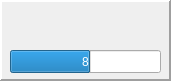
   <widget class="QFrame" name="frame">
    <property name="geometry">
     <rect>
      <x>390</x>
      <y>40</y>
      <width>171</width>
      <height>81</height>
     </rect>
    </property>
    <property name="frameShape">
     <enum>QFrame::Panel</enum>
    </property>
    <property name="frameShadow">
     <enum>QFrame::Raised</enum>
    </property>
    <property name="lineWidth">
     <number>2</number>
    </property>
    <widget class="QLabel" name="arcanecharge1">
     <property name="geometry">
      <rect>
       <x>10</x>
       <y>10</y>
       <width>32</width>
       <height>32</height>
      </rect>
     </property>
     <property name="text">
      <string/>
     </property>
     <property name="pixmap">
      <pixmap resource="res.qrc">:/arcaneCharge.png</pixmap>
     </property>
     <property name="scaledContents">
      <bool>true</bool>
     </property>
    </widget>
    <widget class="QLabel" name="arcanecharge2">
     <property name="geometry">
      <rect>
       <x>50</x>
       <y>10</y>
       <width>32</width>
       <height>32</height>
      </rect>
     </property>
     <property name="text">
      <string/>
     </property>
     <property name="pixmap">
      <pixmap resource="res.qrc">:/arcaneCharge.png</pixmap>
     </property>
     <property name="scaledContents">
      <bool>true</bool>
     </property>
    </widget>
    <widget class="QLabel" name="arcanecharge3">
     <property name="enabled">
      <bool>false</bool>
     </property>
     <property name="geometry">
      <rect>
       <x>90</x>
       <y>10</y>
       <width>32</width>
       <height>32</height>
      </rect>
     </property>
     <property name="text">
      <string/>
     </property>
     <property name="pixmap">
      <pixmap resource="res.qrc">:/arcaneCharge.png</pixmap>
     </property>
     <property name="scaledContents">
      <bool>true</bool>
     </property>
    </widget>
    <widget class="QLabel" name="arcanecharge4">
     <property name="geometry">
      <rect>
       <x>130</x>
       <y>10</y>
       <width>32</width>
       <height>32</height>
      </rect>
     </property>
     <property name="text">
      <string/>
     </property>
     <property name="pixmap">
      <pixmap resource="res.qrc">:/arcaneCharge.png</pixmap>
     </property>
     <property name="scaledContents">
      <bool>true</bool>
     </property>
    </widget>
    <widget class="QProgressBar" name="ac_progressBar">
     <property name="geometry">
      <rect>
       <x>10</x>
       <y>50</y>
       <width>151</width>
       <height>23</height>
      </rect>
     </property>
     <property name="maximum">
      <number>15</number>
     </property>
     <property name="value">
      <number>8</number>
     </property>
     <property name="alignment">
      <set>Qt::AlignJustify|Qt::AlignVCenter</set>
     </property>
     <property name="textVisible">
      <bool>true</bool>
     </property>
     <property name="orientation">
      <enum>Qt::Horizontal</enum>
     </property>
     <property name="invertedAppearance">
      <bool>false</bool>
     </property>
     <property name="textDirection">
      <enum>QProgressBar::BottomToTop</enum>
     </property>
     <property name="format">
      <string>%v</string>
     </property>
    </widget>
   </widget>
